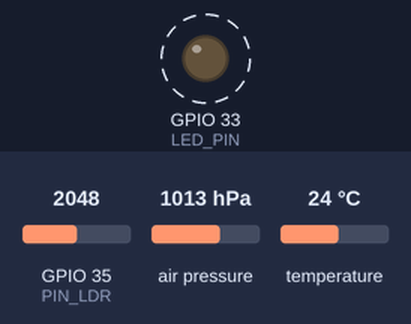
This sketch was run on a simulated ESP32. On the bench: output pins drawn as LEDs (lit = HIGH). Dashed ring = blinking. The test bench sets the inputs (shaded band); at power-on: air pressure 1013 hPa, GPIO 35 (PIN_LDR) = 2048, temperature 24 °C. Storage starts empty; what the sketch prints to the serial monitor is not drawn.

Above: at 1.3 s.
1.4 s: air pressure set to 952 hPa
Timing chart, 0 to 9.5 s (numbered marks = the images above; inputs shaded):
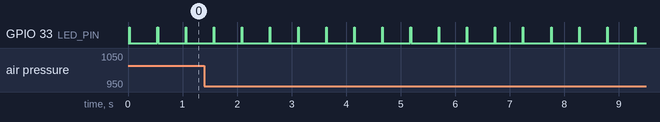

The sketch:

data_logger_sd.ino
```cpp
#include "FS.h"
#include "SD.h"
#include "SPI.h"

#include "Adafruit_BMP085.h"

Adafruit_BMP085 bmp;
File readings;
char payload [80];
#define LED_PIN 33
#define PIN_LDR 35

void setup() {
  // Configuración inicial
  Serial.begin(115200);
  pinMode(LED_PIN, OUTPUT);
  pinMode(PIN_LDR, INPUT);
  if(!SD.begin()){
    Serial.println("No se ha podido leer la tarjeta SD");
    return;
  }
  if (!bmp.begin(0x77)) {
  Serial.println("Could not find a valid BMP085 sensor, check wiring!");
  while (1) {}
  }
}

void loop() {
  // El código que se repetira en el ESP32 mientras esté encendido

  // Hacemos el payload de lecturas
  float pressure_float = bmp.readPressure() * 0.001;
  sprintf(payload, "%6.2f, %6.2f , %d",
    pressure_float,
    bmp.readTemperature(),
    analogRead(PIN_LDR));
  // Prendemos un led cada que escribimos algo
  digitalWrite(LED_PIN, HIGH);
    readings = SD.open("/lecturas_sensor.csv", FILE_APPEND);
    readings.println(payload);
    readings.close();
    Serial.println(payload);
  digitalWrite(LED_PIN, LOW);
  delay(500);

}
```

Measured:
- by itself, GPIO 33 (LED_PIN): alternates HIGH for 0.01 s and LOW for 0.51 s
